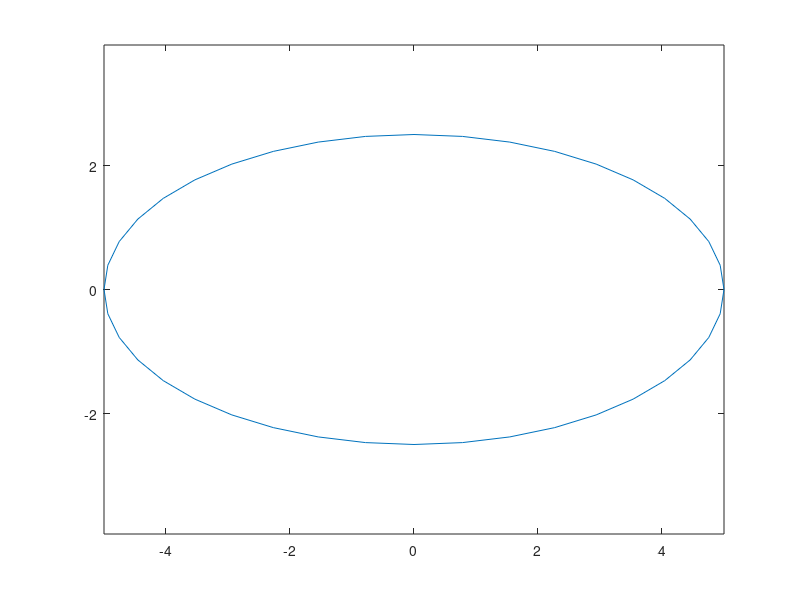

The MATLAB script that drew this image: (Note: this script raises an error after producing the figure.)
clear all;
close all;
%%%%%%% Generate surface mesh for what we need %%%%%
%%%%%%%%%%%%%%%%%%%%%%%%%%%%%%

% Define testing points
FILE = 'spheroid_05';
qiffile = sprintf('%s.qif',FILE);
matfile= sprintf('%s.mat',FILE);

[X,Y,Z] = ndgrid(-500:10:500,-500:10:500,0);

% Define pipette 
N = 10;   theta  = 0:(pi/2)/N:(pi/2);
N = 20;   thetah = 0:(pi)/N:(pi);
Nt = 10;

a     = 5;   % half major axis of prolate spheroid
b     = 2.5;   % half minor axis of prolate spheroid

% Head
x  = a*cos(thetah); y = b*sin(thetah);
p3 = [x(:) y(:)]; 

pv = p3;
pv = [pv ; pv((end-1):-1:1,1) -pv((end-1):-1:1,2)];
% pv = [x' y'];

plot(pv(:,1),pv(:,2),'-'); axis equal;
pause

%%%%%%%%%%%%%%%%%%%%%%%%%%%%%%%%%%%%%%%%%%%%%%%%%%%%
% Compute mesh
fh=@(p) 0.05+0.5*dsphere(p,0,0,1,0);

fh    = @(p) 1.7+4.0*(dsphere(p,0,0,0,0))/L;
fd    = @(p) dPipette(p,pv);

[p,t] = distmeshsurface(fd,@huniform,0.4,1.1*a*[-1,-1,-1;1,1,1],[],[]);
% [p,t] = distmeshsurface(fd,fh,2.0,1.7*[-a,-Rp,-Rp;L+Rp,Rp,Rp],p,t);

% load('pipette_02.mat');
% [p,t] = distmeshsurface(fd,fh,1.7,1.4*[-a,-Rp,-Rp;L+Rp,Rp,Rp],[],[]);


%%%%%%%%%%%%%%%%%%%%%%%%%%%%%%%%%%%%%%%%%%%%%%%%%%%%
% Save in the appropriate format, as .qif and .mat

% First save the .qif
npanel = size(t,1);

fid =  fopen(qiffile,'w');
fprintf(fid,'0 sphere with %d. \n',npanel);

for i = 1:npanel
    fprintf(fid,'T  1 ');   
    fprintf(fid,'%3.15f ',p(t(i,1),:));
    fprintf(fid,'%3.15f ',p(t(i,2),:));
    fprintf(fid,'%3.15f ',p(t(i,3),:));
    fprintf(fid,'\n');    
end
fclose(fid);

% then save the .mat file
[panels] = readpanels(qiffile);  
[nx ny nz] = size(panels);
done = 'read input file'

plotpanels(panels,ones(nz,1))
view(3)
axis equal
cameramenu

save(matfile,'p','t','pv','panels');






